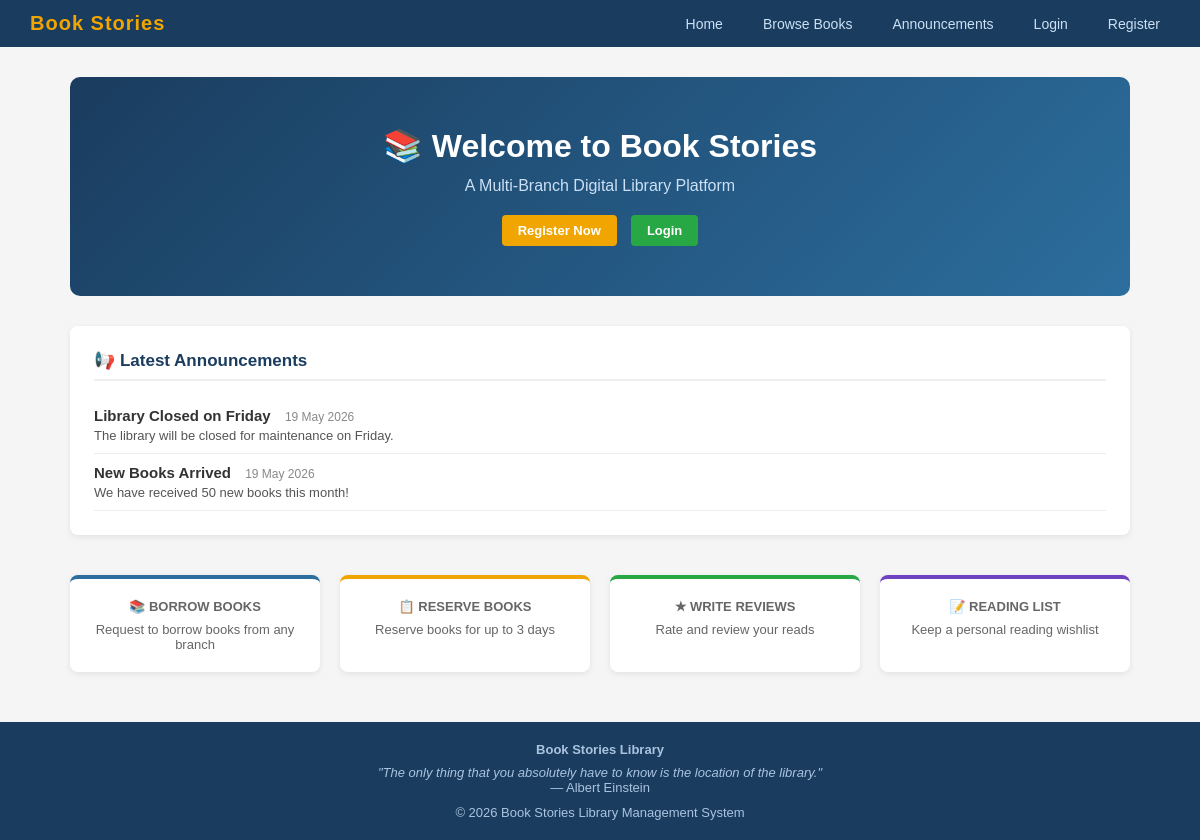
The page / on the database its author committed.
### tables this page shows
CREATE TABLE IF NOT EXISTS announcements (
    id INT AUTO_INCREMENT PRIMARY KEY,
    title VARCHAR(255) NOT NULL,
    content TEXT NOT NULL,
    branch_id INT DEFAULT NULL,
    created_by INT NOT NULL,
    created_at DATETIME DEFAULT CURRENT_TIMESTAMP
);

### models/BranchModel.php (called while the page is built, shortened)
<?php
function getAnnouncements($conn) {
    $sql    = "SELECT a.*, u.full_name, b.branch_name
               FROM announcements a
               LEFT JOIN users u ON a.created_by = u.id
               LEFT JOIN branches b ON a.branch_id = b.id
               ORDER BY a.created_at DESC";
    $result = mysqli_query($conn, $sql);
    $list   = array();
    if ($result) {
        while ($row = mysqli_fetch_assoc($result)) {
            $list[] = $row;
        }
    }
    return $list;
}

### views/home.php (the view, shortened to what this page needs)
<?php
require_once 'models/BookModel.php';
require_once 'models/BranchModel.php';
$conn         = connect();
$announcements = getAnnouncements($conn);
$announcements = array_slice($announcements, 0, 3);
require_once 'views/header.php';
?>
<div style="background: linear-gradient(135deg, #1a3c5e, #2c6e9e); color:white; padding: 50px 30px; border-radius: 10px; text-align:center; margin-bottom: 30px;">
    <h1 style="font-size: 32px; margin-bottom: 12px;">&#128218; Welcome to Book Stories </h1>
    <p style="font-size: 16px; margin-bottom: 20px; color: #cce0f5;">A Multi-Branch Digital Library Platform</p>
    <?php if (!isset($_SESSION['user'])): ?>
        <a href="index.php?page=register" class="btn btn-warning" style="margin-right:10px;">Register Now</a>
        <a href="index.php?page=login" class="btn btn-success">Login</a>
    <?php else: ?>
        <a href="index.php?page=browse_books" class="btn btn-warning">Browse Books</a>
    <?php endif; ?>
</div>
<?php if (!empty($announcements)): ?>
<div class="section-box">
    <h3>&#128226; Latest Announcements</h3>
    <?php foreach ($announcements as $ann): ?>
        <div style="border-bottom: 1px solid #eee; padding: 10px 0;">
            <strong><?php echo htmlspecialchars($ann['title']); ?></strong>
            <span style="font-size:12px; color:#888; margin-left:10px;"><?php echo date('d M Y', strtotime($ann['created_at'])); ?></span>
            <p style="font-size:13px; color:#555; margin-top:4px;"><?php echo htmlspecialchars($ann['content']); ?></p>
        </div>
    <?php endforeach; ?>
</div>
<?php endif; ?>
<div class="card-row" style="margin-top:40px;">
    <div class="card">
        <h3>&#128218; Borrow Books</h3>
        <p style="font-size:13px; color:#666; margin-top:8px;">Request to borrow books from any branch</p>
    </div>
    <div class="card orange">
        <h3>&#128203; Reserve Books</h3>
        <p style="font-size:13px; color:#666; margin-top:8px;">Reserve books for up to 3 days</p>
    </div>
    <div class="card green">
        <h3>&#9733; Write Reviews</h3>
        <p style="font-size:13px; color:#666; margin-top:8px;">Rate and review your reads</p>
    </div>
    <div class="card purple">
        <h3>&#128221; Reading List</h3>
        <p style="font-size:13px; color:#666; margin-top:8px;">Keep a personal reading wishlist</p>
    </div>
</div>
<?php require_once 'views/footer.php'; ?>

### views/css/style.css (style rules this page uses)
* { margin: 0; padding: 0; box-sizing: border-box; }
body { font-family: Arial, Helvetica, sans-serif; background-color: #f5f5f5; color: #333; font-size: 15px; }
a { text-decoration: none; color: #2c6e9e; }
.card-row { display: flex; gap: 20px; flex-wrap: wrap; margin-bottom: 30px; }
.card { background: white; border-radius: 8px; padding: 20px; flex: 1; min-width: 180px; box-shadow: 0 2px 6px rgba(0,0,0,0.08); border-top: 4px solid #2c6e9e; text-align: center; }
.card h3 { font-size: 13px; color: #666; text-transform: uppercase; margin-bottom: 8px; }
.card.orange { border-top-color: #f0a500; }
.card.green { border-top-color: #28a745; }
.card.purple { border-top-color: #6f42c1; }
.btn { display: inline-block; padding: 8px 16px; border: none; border-radius: 4px; cursor: pointer; font-size: 13px; font-weight: bold; text-align: center; transition: opacity 0.2s; }
.btn-success { background-color: #28a745; color: white; }
.btn-warning { background-color: #f0a500; color: white; }
.section-box { background: white; border-radius: 8px; padding: 24px; box-shadow: 0 2px 6px rgba(0,0,0,0.08); margin-bottom: 24px; }
.section-box h3 { color: #1a3c5e; margin-bottom: 16px; font-size: 17px; border-bottom: 2px solid #eee; padding-bottom: 8px; }

### rows shown on the page
announcements: title "Library Closed on Friday", created_at "19 May 2026", content "The library will be closed for maintenance on Friday."
announcements: title "New Books Arrived", created_at "19 May 2026", content "We have received 50 new books this month!"
